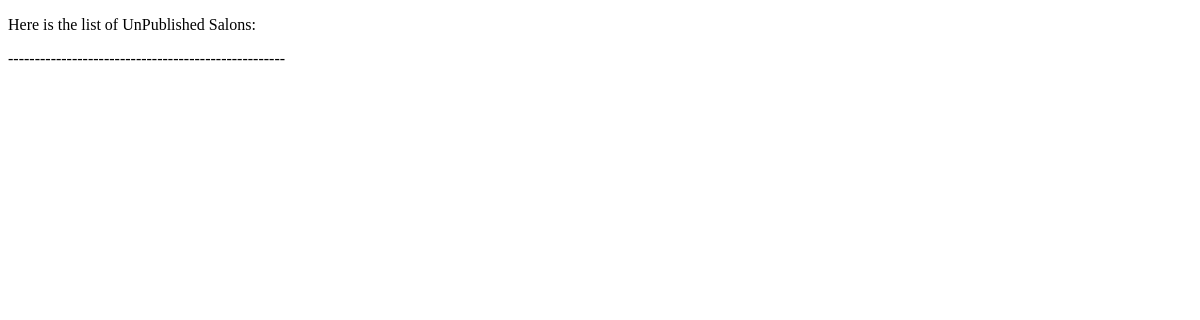
/unconfirmedsalonlist/ (signed in), run on an earlier commit of the app's database.
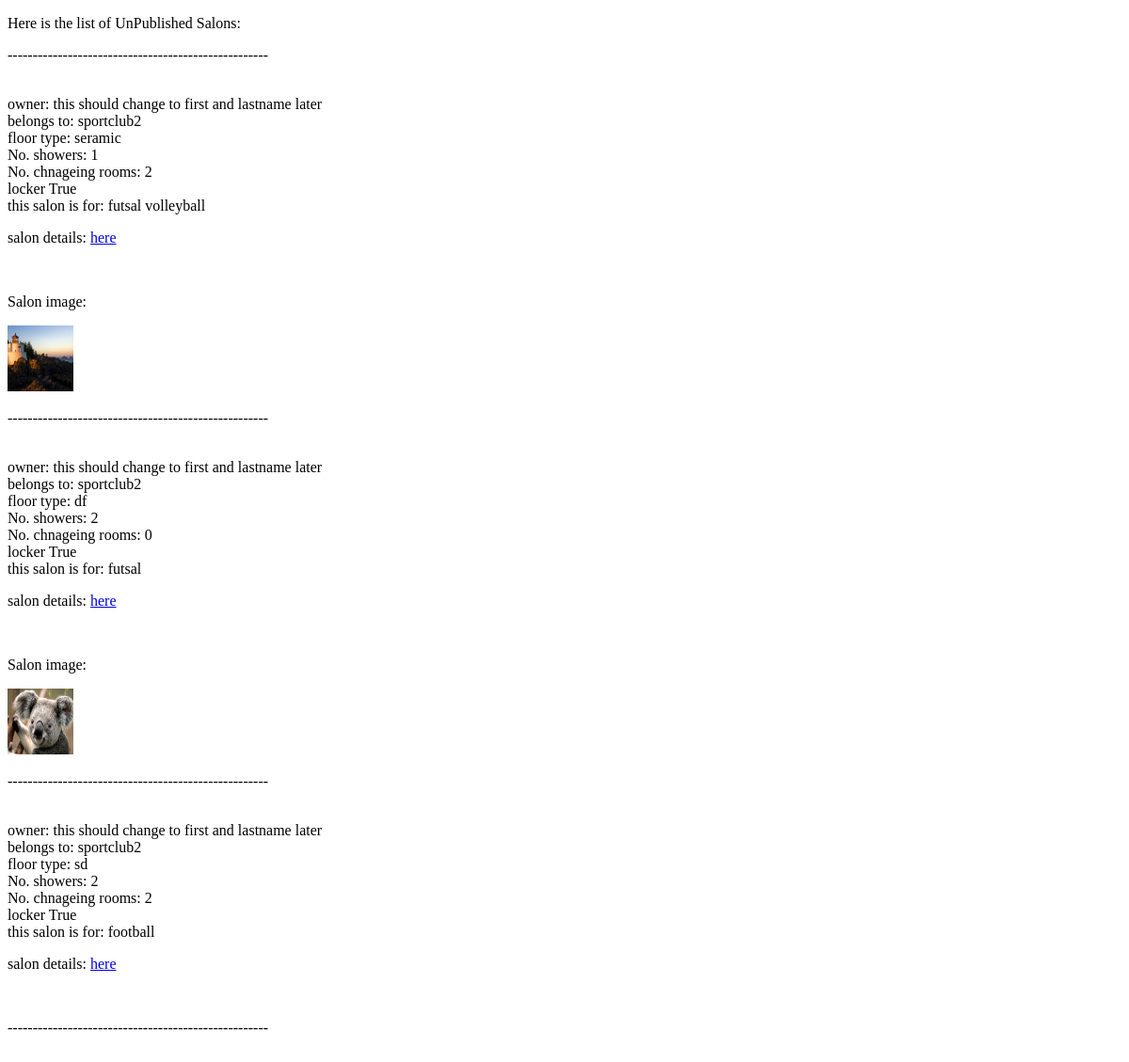
And on a later commit of the database.
### salon/models.py (models this page shows, shortened)
class SalonModel(models.Model):
    sportclub = models.ForeignKey(SportClubModel, on_delete = models.CASCADE,
                                  related_name = 'salons')
    is_confirmed = models.BooleanField(default = False,
                                       null = False)
    area = models.CharField(max_length=264, blank=False, null = False)
    floor_type = models.CharField(max_length = 264, blank = True, null = True)
    locker = models.BooleanField(blank = False, null = False)
    drinking_water = models.BooleanField(blank = False, null = False)
    parking_area = models.BooleanField(blank = False, null = False)
    shower = models.PositiveIntegerField(blank = False, null = False)
    changing_room = models.PositiveIntegerField(blank = False, null = False)
    is_futsall = models.BooleanField(blank = False, null = False)
    is_volleyball = models.BooleanField(blank = False, null = False)
    is_football = models.BooleanField(blank = False, null = False)
    is_basketball = models.BooleanField(blank = False, null = False)

class SalonPictureModel(models.Model):
    salon = models.ForeignKey(SalonModel, on_delete = models.CASCADE,
                               related_name = 'pictures')
    picture = models.ImageField(blank = True, null = True,
                                upload_to=r'sportclub/salon/picture')

### sportclub/models.py (models this page shows, shortened)
class SportClubModel(models.Model):
    user = models.OneToOneField(settings.AUTH_USER_MODEL, on_delete = models.CASCADE,
                                primary_key = True, related_name = 'sportclubs')
    phone_number = models.CharField(max_length = 20, blank = False)
    address = models.TextField(blank = False)
    info = models.TextField(blank = True, null= True)
    picture = models.ImageField(default = r'sportclub/default/coverpicture.png',
                                 upload_to=r'sportclub/coverpicture')
    bankaccount_ownername = models.CharField(max_length = 300, null = True, blank = True)
    bankaccount_accountnumber = models.CharField(max_length = 30, null = True, blank = True)
    bankaccount_cardnumber = models.CharField(max_length = 30, null = True, blank = True)
    bankaccount_shabanumber = models.CharField(max_length = 50, null = True, blank = True)
    bankaccount_bankname = models.CharField(max_length = 100, null = True, blank = True)

### accounts/models.py (models this page shows, shortened)
class UserModel(AbstractUser):
    first_name = models.CharField(max_length=216, null = False, blank = False)
    last_name = models.CharField(max_length=216, null = False, blank = False)
    is_sportclub = models.BooleanField('SportClub Status', default = False)
    is_commonuser = models.BooleanField('CommonUser Status', default = False)
    is_masteruser = models.BooleanField('MasterUser Status', default = False)
    email = models.EmailField(unique = True, blank = False)
    slug = models.SlugField(unique = True, null = False, blank = False)
    picture = models.ImageField(upload_to =r'superuser/coverpicture',
                                null = True, blank = True)

### salon/views.py (the view)
# urls.py: path('unconfirmedsalonlist/',UnConfirmedSalonListView.as_view(),
@method_decorator([login_required, masteruser_required], name='dispatch')
class UnConfirmedSalonListView(ListView):
    model = SalonModel
    context_object_name = 'salons'
    template_name = 'salon/unconfirmedsalonlist.html'

### salon/templates/salon/unconfirmedsalonlist.html (shortened to what this page needs)
<!DOCTYPE html>
<html lang="en" dir="ltr">
  <head>
  </head>
  <body>
        <p>Here is the list of UnPublished Salons:</p>
        {% for salon in salons %}
        {% if not salon.is_confirmed %}
        owner: {{salon.sportclub.username}} this should change to first and lastname later <br>
        belongs to: {{salon.sportclub.user.username}}<br>
        floor type: {{salon.floor_type}}<br>
        No. showers: {{salon.shower}}<br>
        No. chnageing rooms: {{salon.changing_room}}<br>
        locker {{salon.locker}}<br>
        this salon is for:
        {% if salon.is_futsall %}
        futsal
        {% endif %}
        {% if salon.is_volleyball %}
        volleyball
        {% endif %}
        {% if salon.is_football %}
        football
        {% endif %}
        <p>salon details: <a href="{% url 'salon:detail' pk=salon.pk %}">here</a> </p>
        <br>
        {% for pic in salon.pictures.all %}
        <p>Salon image: </p><img src="{{pic.picture.url}}" width="70" height="70"/><br>
        {% endfor %}
        {% endif %}
                <p>----------------------------------------------------</p><br>
        {% endfor %}
  </body>
</html>

What changed in the data, as far as the page shows it:
added SalonModel: sportclub.user.username "sportclub2", floor_type "seramic", shower "1", changing_room "2", locker "True", is_futsall "futsal", is_volleyball "volleyball"
added SalonPictureModel: picture (picture), shown under "sportclub2"
added SalonModel: sportclub.user.username "sportclub2", floor_type "df", shower "2", changing_room "0", locker "True", is_futsall "futsal"
added SalonPictureModel: picture (picture), shown under "sportclub2"
added SalonModel: sportclub.user.username "sportclub2", floor_type "sd", shower "2", changing_room "2", locker "True", is_football "football"
